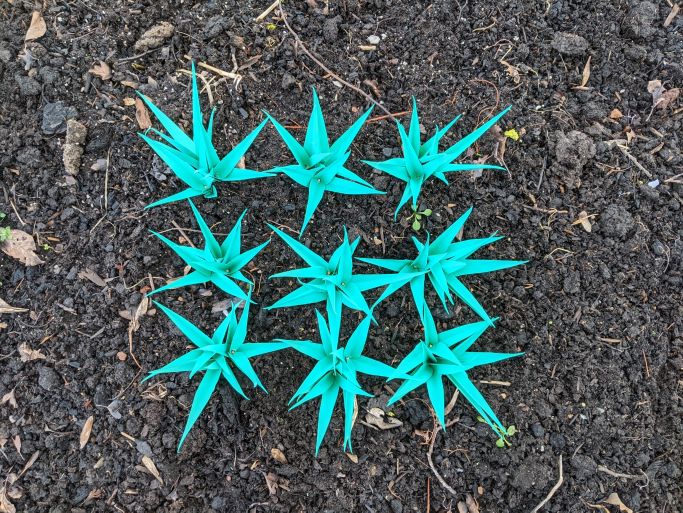
#> input picture Drone/3.jpg, 1366 x 1025 px, given in place of 1.jpg, which was not available (shown at 1/2 size)
$ python CV_2.py   (Python 2 division)
#> lines starting #> are read from the running program, lines starting #| are printed output that depends on the picture; after the words box and inside, x2 and y2 are one past the last pixel; in counts of white or black regions, pixels touching at a corner belong together; pictures that were not available may be replaced by others from this repository, and a replacement may not be noted
import cv2
from PIL import Image
import matplotlib.pyplot as plt
import numpy as np
import argparse
import imutils

class CV:
    def __init__(self):
        #self.Green_range=[]
        self.Photo=0
        self.Photo_copy=0
        self.Photo_copy2=0

    def get_Photo(self):
        self.Photo=cv2.imread('/home/pi/Desktop/Drone/1.jpg')
#> self.Photo is the input picture: shape (1025, 1366, 3); mean B, G, R 96.8, 97.1, 71.4
        self.Photo_copy=np.copy(self.Photo)
    def Resize(self):
        #incase image is somehow smaller or larger than what camera provides
        self.Photo_copy=cv2.resize(self.Photo_copy,(1920,1080))

    def Resize2(self):
        #incase image is somehow smaller or larger than what camera provides
        self.Photo_copy=cv2.resize(self.Photo_copy,(960,540))

    def Gray(self):
        # COLOR_BGR2GRAY or COLOR_RGB2GRAY
        self.Photo_copy=cv2.cvtColor(self.Photo_copy,cv2.COLOR_BGR2GRAY)


    def HSV_green(self):
        green_centre=60
        sensitivity=35

        #Hue is 180 degrees of colour
        #Saturation is how much white there is
        #Value is how much colour compared to black there is
        ## mask of green (36,25 25) ~ (86, 255, 255)
        #green range is from 60 to 180 degrees - convert to 0 to 255

        hsv=cv2.GaussianBlur(self.Photo_copy, (13,13),0)
        hsv=cv2.cvtColor(hsv,cv2.COLOR_BGR2HSV)
#> hsv: shape (1080, 1920, 3); mean H, S, V 82.7, 51.4, 100.8
        lower_green=np.array([green_centre-sensitivity,180,25])
        upper_green=np.array([green_centre+sensitivity,255,255])
        mask1=cv2.inRange(hsv, lower_green, upper_green)
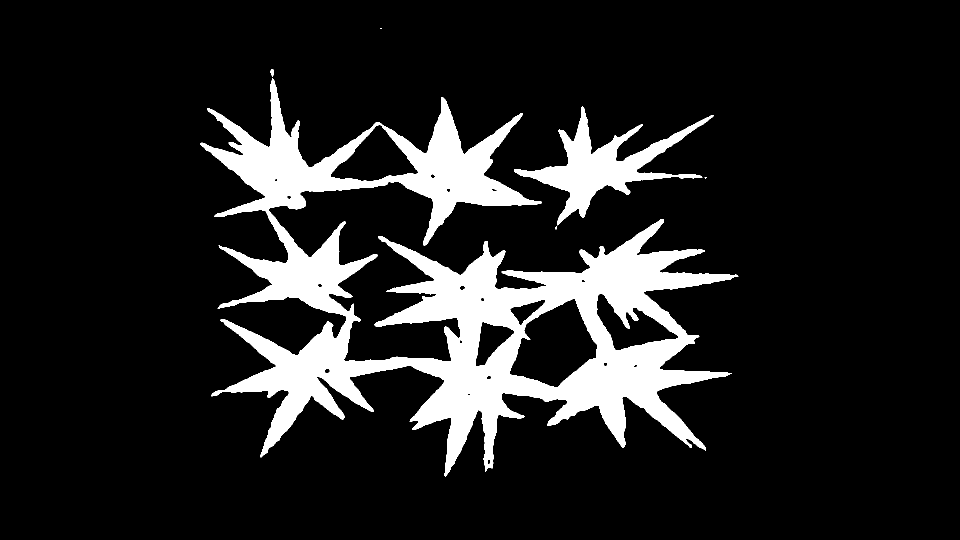
#> mask1: shape (1080, 1920) (shown at 1/2 size); 12.8% white; 6 white regions (2 under 20 px), largest, box (x1, y1, x2, y2) and area: (401, 156, 1477, 953) 242840, (1028, 213, 1427, 451) 23007, (541, 138, 548, 153) 78, (1110, 452, 1114, 459) 20
        self.Photo_copy = cv2.bitwise_and(self.Photo_copy, self.Photo_copy, mask= mask1)

    def canny(self):
        self.Photo_copy=cv2.cvtColor(self.Photo_copy,cv2.COLOR_BGR2GRAY)
        self.Photo_copy=cv2.Canny(self.Photo_copy,10,100)

    def thresh(self):
        self.Photo_copy2=cv2.cvtColor(self.Photo_copy,cv2.COLOR_BGR2GRAY)
        self.Photo_copy2=cv2.threshold(self.Photo_copy2,50,255,cv2.THRESH_BINARY)[1]
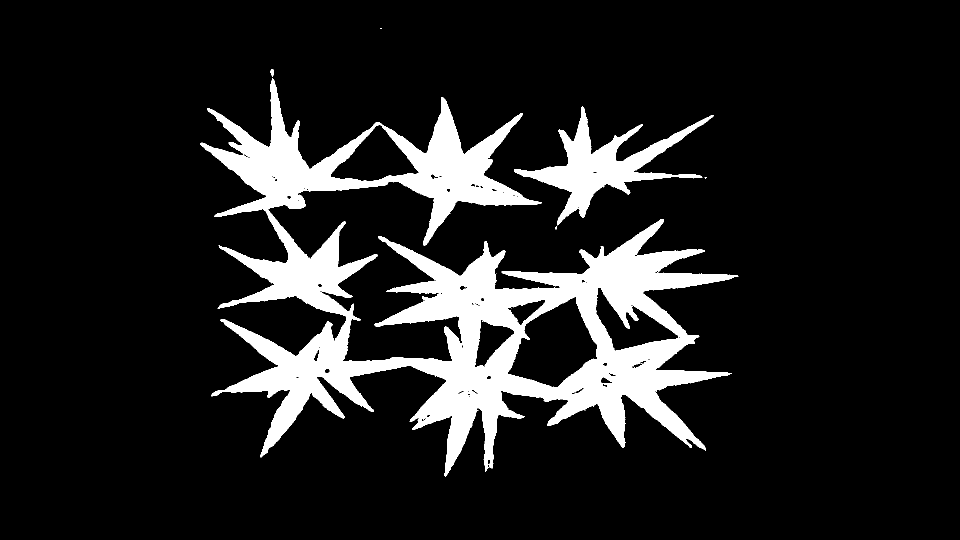
#> self.Photo_copy2: shape (1080, 1920) (shown at 1/2 size); 12.4% white; 21 white regions (17 under 20 px)

    def contours(self):
        IMGcontours, hierarchy = cv2.findContours(self.Photo_copy2,
            cv2.RETR_EXTERNAL, cv2.CHAIN_APPROX_SIMPLE)#on raspberry pi it needs _,   ,_
#> IMGcontours = 15 contours, 12 with area under 20; largest, box (x1, y1, x2, y2) and area: (401, 156, 1477, 953) 274546, (1028, 213, 1427, 451) 21778, (541, 138, 548, 153) 62
        cv2.drawContours(self.Photo_copy, IMGcontours, -1, (0, 255, 0), 3)
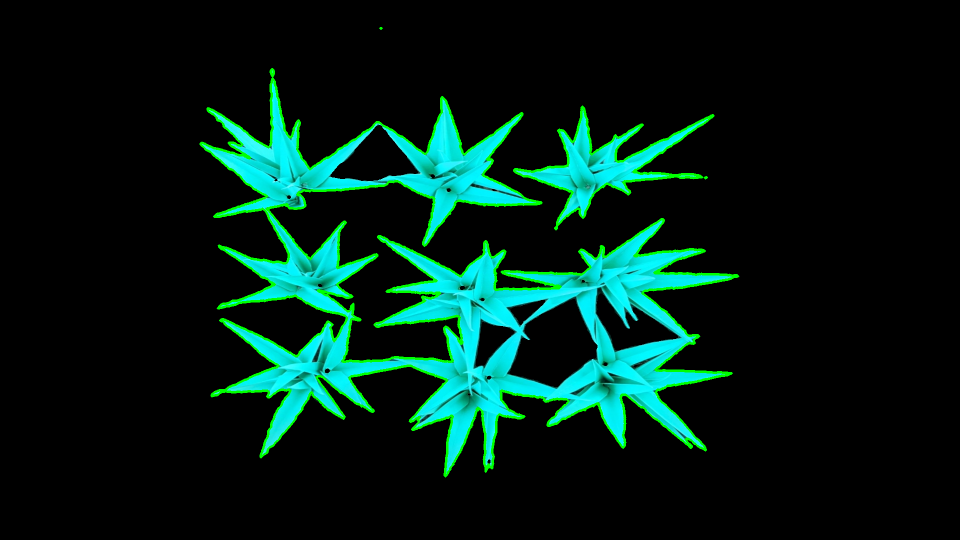
#> self.Photo_copy: shape (1080, 1920, 3) (shown at 1/2 size); mean B, G, R 23.8, 31.6, 1
        font = cv2.FONT_HERSHEY_SIMPLEX
        org = (50, 50)
        # Approximate contours to polygons + get bounding rects and circles
        contours_poly = [None]*len(IMGcontours)
#> contours_poly = 15 items
        boundRect = [None]*len(IMGcontours)
#> boundRect = 15 items
        centers = [None]*len(IMGcontours)
#> centers = 15 items
        radius = [None]*len(IMGcontours)
#> radius = 15 items
        for i, c in enumerate(IMGcontours):
            contours_poly[i] = cv2.approxPolyDP(c, 3, True)
            boundRect[i] = cv2.boundingRect(contours_poly[i])
            centers[i], radius[i] = cv2.minEnclosingCircle(contours_poly[i])
#> this loop made 15 passes
#> c on passes 1, 2, 3, 4, 5, 6, 8, 9, 10, 15: [[1169, 820], [1170, 820]], [[696, 685]], [[1108, 574], [1109, 574]], [[1090, 569]], [[543, 567]], [[992, 546]], [[856, 394]], [[1206, 374]], [[1104, 371]], [[760, 56], [761, 57], [762, 57], [763, 56]]
#> after the loop, boundRect = 15 items, first 6: (1169, 820, 1, 1), (696, 685, 1, 1), (1108, 574, 1, 1), (1090, 569, 1, 1), (543, 567, 1, 1), (992, 546, 1, 1); centers = [(1169, 820), (696, 685), (1108, 574), (1090, 569), (543, 567), (992, 546), (1112, 455), (856, 394), (1206, 374), (1104, 371), (1411, 354.5), (1227, 284.5), (913, 558), (544, 145), (760, 56)]; contours_poly = 15 contours, 12 with area under 20; largest, box (x1, y1, x2, y2) and area: (401, 156, 1477, 953) 273712, (1028, 213, 1427, 451) 21518, (543, 138, 548, 153) 25; radius = [0.0001, 0.0001, 0.0001, 0.0001, 0.0001, 0.0001, 3.16, 0.0001, 0.0001, 0.0001, 2.06, 206.3, 604.1, 7.07, 0.0001]
        drawing = np.zeros((self.Photo_copy2.shape[0], self.Photo_copy2.shape[1], 3), dtype=np.uint8)
        # Draw polygonal contour + circles
        color=(256,256,256)
        for i in range(len(IMGcontours)):
            if(int(boundRect[i][3])>=2):#>=250#10
                cv2.rectangle(self.Photo_copy, (int(boundRect[i][0])-10, int(boundRect[i][1])-10),
                    (int(boundRect[i][0]+boundRect[i][2])+10, int(boundRect[i][1]+boundRect[i][3])+10), color, 10)
                cv2.drawContours(self.Photo_copy, contours_poly, i, color)
                cv2.circle(drawing, (int(centers[i][0]), int(centers[i][1])), int(radius[i]), color, 10)
                cv2.circle(drawing, (int(centers[i][0]), int(centers[i][1])), 1, color, 10)
#> this loop made 15 passes
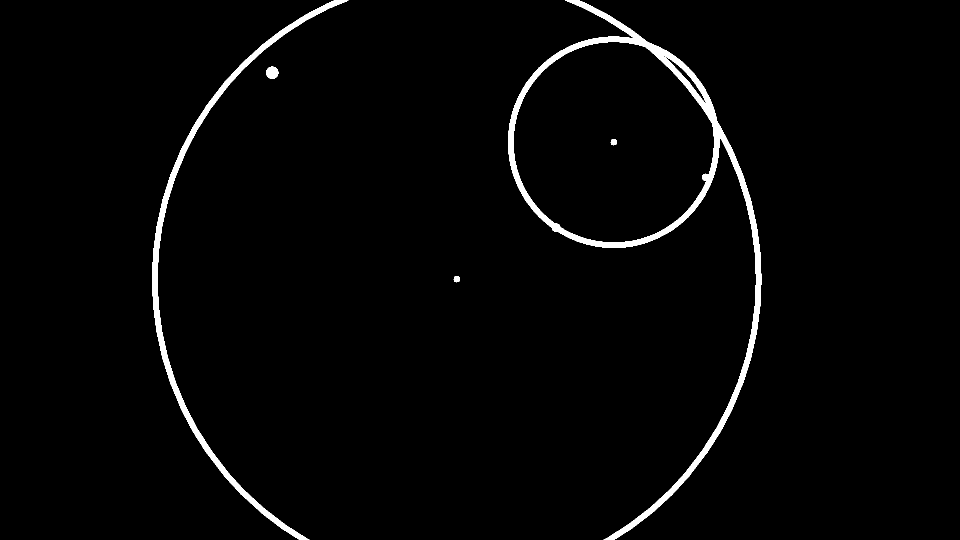
#> drawing: shape (1080, 1920, 3) (shown at 1/2 size); 2.1% white; 5 white regions, box (x1, y1, x2, y2) and area: (1016, 0, 1523, 1080) 28410, (304, 0, 697, 1080) 14666, (532, 133, 557, 158) 481, (1221, 278, 1234, 291) 121, (907, 552, 920, 565) 121
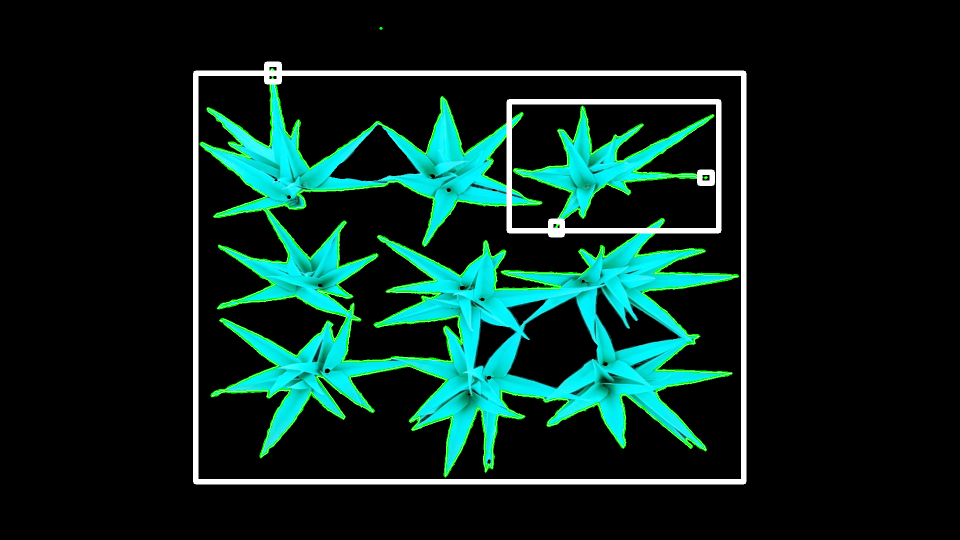
#> self.Photo_copy: shape (1080, 1920, 3) (shown at 1/2 size); 3.46% of pixels changed, all inside (x1, y1, x2, y2) = (386, 123, 1493, 969)


    def Show(self):
        self.Photo=cv2.resize(self.Photo,(960,540))
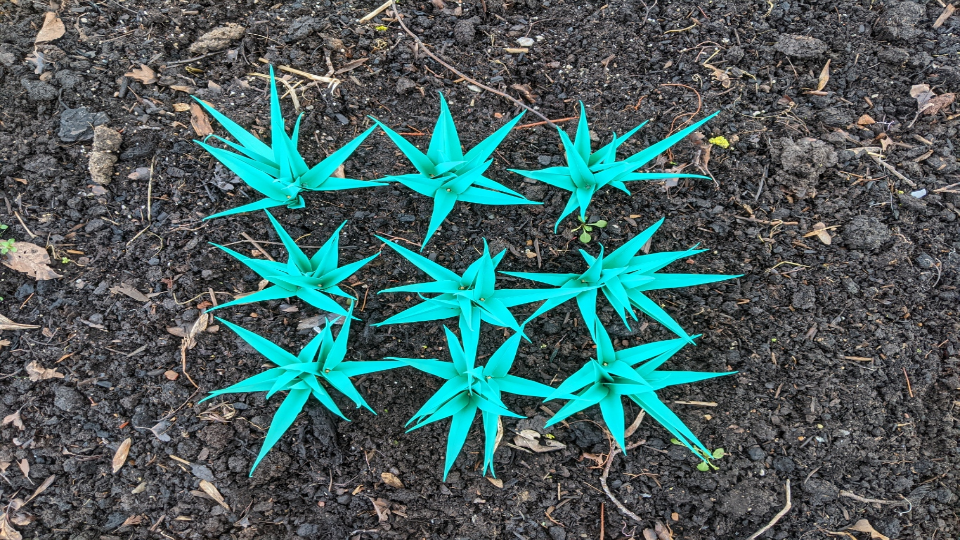
#> self.Photo: shape (540, 960, 3); mean B, G, R 96.6, 97, 71.2
        self.Photo_copy2=cv2.resize(self.Photo_copy2,(960,540))
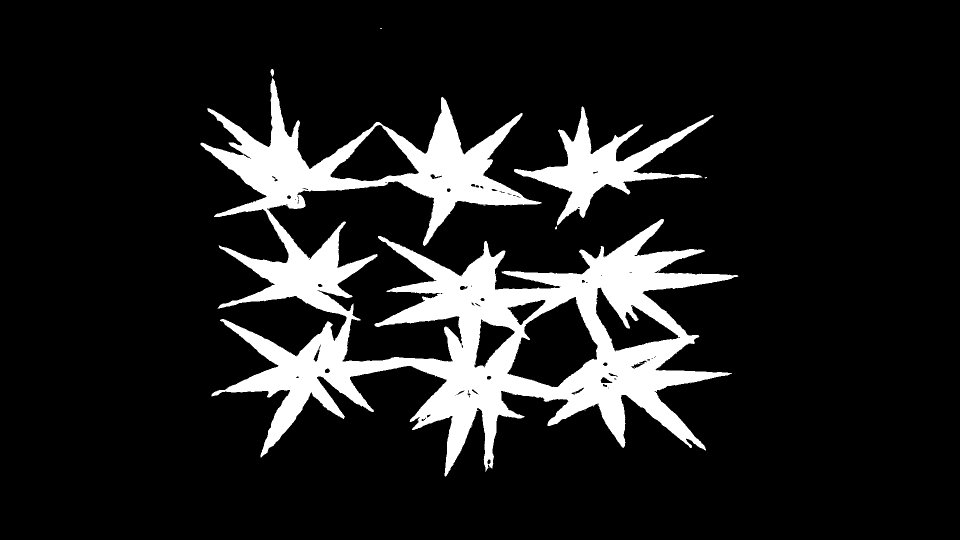
#> self.Photo_copy2: shape (540, 960); min 0, max 255, mean 31.7
        #cv2.imshow('viewer',self.Photo)
        cv2.imshow('viewer2',self.Photo_copy)
        #cv2.imshow('viewer3',self.Photo_copy2)
        cv2.waitKey()

computerV=CV()
computerV.get_Photo()
computerV.Resize() #with 1920x1080
computerV.HSV_green()
computerV.thresh()
computerV.contours()
#computerV.canny()
computerV.Resize2() #with 960x540
computerV.Show()
